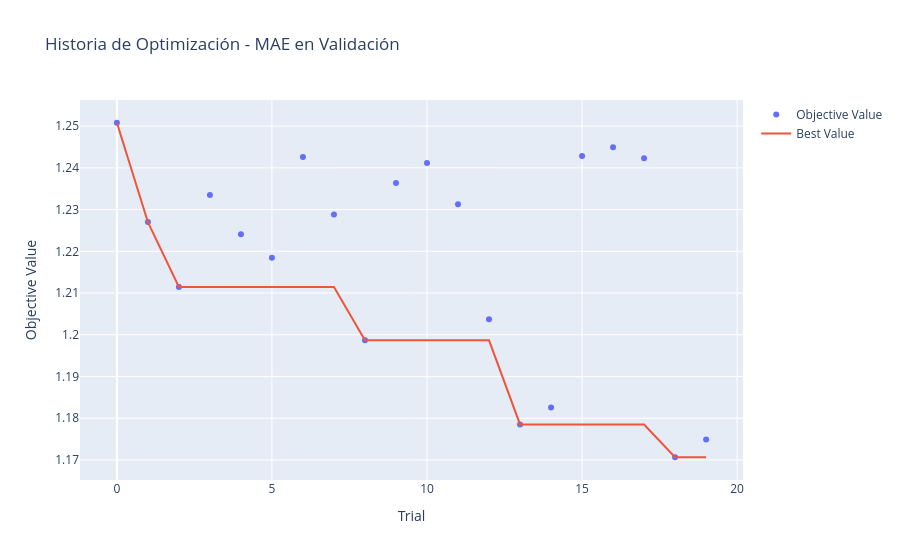
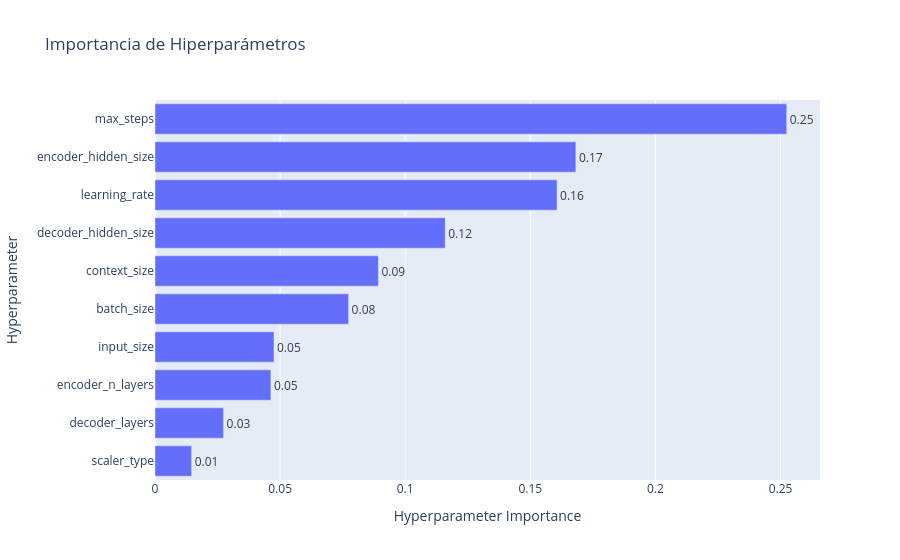
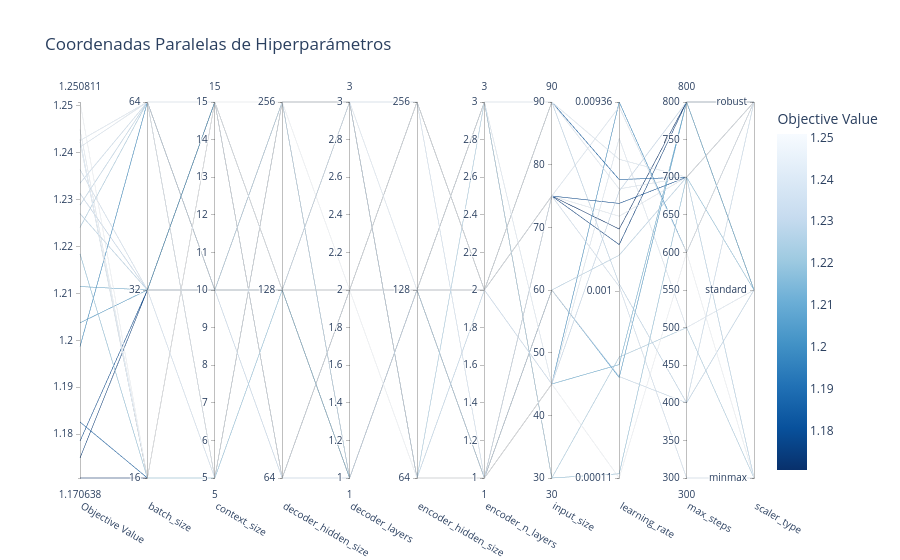

Notebook source saved alongside these figures, in order:
### Markdown cell above
# Visualización de la optimización

### Code cell
# ============================================================================
# VISUALIZACIÓN DE RESULTADOS DE OPTUNA
# ============================================================================

print("\n" + "="*100)
print("📊 VISUALIZACIONES DE LA OPTIMIZACIÓN")
print("="*100)

# 1. Historia de optimización
fig1 = plot_optimization_history(study)
fig1.update_layout(title='Historia de Optimización - MAE en Validación')
fig1.show()

# 2. Importancia de parámetros
fig2 = plot_param_importances(study)
fig2.update_layout(title='Importancia de Hiperparámetros')
fig2.show()

# 3. Coordenadas paralelas
fig3 = plot_parallel_coordinate(study)
fig3.update_layout(title='Coordenadas Paralelas de Hiperparámetros')
fig3.show()

print("\n✅ Visualizaciones generadas")

### Figure 1 — Plotly figure (JSON) as saved in the notebook; plotly's stock layout.template omitted (floating-point values rounded to 4 significant figures)
{"data": [{"mode": "markers", "name": "Objective Value", "type": "scatter", "x": [0, 1, 2, 3, 4, 5, 6, 7, 8, 9, 10, 11, 12, 13, 14, 15, 16, 17, 18, 19], "y": [1.251, 1.227, 1.211, 1.234, 1.224, 1.218, 1.243, 1.229, 1.199, 1.236, 1.241, 1.231, 1.204, 1.179, 1.183, 1.243, 1.245, 1.242, 1.171, 1.175]}, {"mode": "lines", "name": "Best Value", "type": "scatter", "x": [0, 1, 2, 3, 4, 5, 6, 7, 8, 9, 10, 11, 12, 13, 14, 15, 16, 17, 18, 19], "y": [1.251, 1.227, 1.211, 1.211, 1.211, 1.211, 1.211, 1.211, 1.199, 1.199, 1.199, 1.199, 1.199, 1.179, 1.179, 1.179, 1.179, 1.179, 1.171, 1.171]}, {"marker": {"color": "#cccccc"}, "mode": "markers", "name": "Infeasible Trial", "showlegend": false, "type": "scatter", "x": [], "y": []}], "layout": {"title": {"text": "Historia de Optimización - MAE en Validación"}, "xaxis": {"title": {"text": "Trial"}}, "yaxis": {"title": {"text": "Objective Value"}}}}

### Figure 2 — Plotly figure (JSON) as saved in the notebook; plotly's stock layout.template omitted (floating-point values rounded to 4 significant figures)
{"data": [{"cliponaxis": false, "hovertemplate": ["scaler_type (CategoricalDistribution): 0.01464970794943897<extra></extra>", "decoder_layers (IntDistribution): 0.027416134205530206<extra></extra>", "encoder_n_layers (IntDistribution): 0.04632484114426603<extra></extra>", "input_size (IntDistribution): 0.047558768803988946<extra></extra>", "batch_size (CategoricalDistribution): 0.07738171127451249<extra></extra>", "context_size (IntDistribution): 0.08929168392652609<extra></extra>", "decoder_hidden_size (CategoricalDistribution): 0.11599180675471545<extra></extra>", "learning_rate (FloatDistribution): 0.16069001420412568<extra></extra>", "encoder_hidden_size (CategoricalDistribution): 0.16821140492535097<extra></extra>", "max_steps (IntDistribution): 0.2524839268115449<extra></extra>"], "name": "Objective Value", "orientation": "h", "text": ["0.01", "0.03", "0.05", "0.05", "0.08", "0.09", "0.12", "0.16", "0.17", "0.25"], "textposition": "outside", "type": "bar", "x": [0.01465, 0.02742, 0.04632, 0.04756, 0.07738, 0.08929, 0.116, 0.1607, 0.1682, 0.2525], "y": ["scaler_type", "decoder_layers", "encoder_n_layers", "input_size", "batch_size", "context_size", "decoder_hidden_size", "learning_rate", "encoder_hidden_size", "max_steps"]}], "layout": {"title": {"text": "Importancia de Hiperparámetros"}, "xaxis": {"title": {"text": "Hyperparameter Importance"}}, "yaxis": {"title": {"text": "Hyperparameter"}}}}

### Figure 3 — Plotly figure (JSON) as saved in the notebook; plotly's stock layout.template omitted (floating-point values rounded to 4 significant figures)
{"data": [{"dimensions": [{"label": "Objective Value", "range": [1.171, 1.251], "values": [1.171, 1.218, 1.183, 1.243, 1.242, 1.245, 1.251, 1.231, 1.175, 1.204, 1.179, 1.227, 1.211, 1.236, 1.241, 1.234, 1.224, 1.199, 1.229, 1.243]}, {"label": "batch_size", "range": [0, 2], "ticktext": ["16", "32", "64"], "tickvals": [0, 1, 2], "values": [0, 0, 0, 0, 0, 0, 0, 1, 1, 1, 1, 1, 1, 1, 2, 2, 2, 2, 2, 2]}, {"label": "context_size", "range": [5, 15], "values": [15, 5, 15, 15, 15, 15, 15, 10, 15, 15, 15, 10, 10, 5, 15, 10, 10, 10, 5, 5]}, {"label": "decoder_hidden_size", "range": [0, 2], "ticktext": ["64", "128", "256"], "tickvals": [0, 1, 2], "values": [0, 1, 1, 1, 1, 1, 2, 0, 0, 1, 1, 2, 2, 2, 0, 1, 1, 1, 2, 2]}, {"label": "decoder_layers", "range": [1, 3], "values": [2, 1, 2, 2, 2, 2, 2, 1, 2, 1, 2, 1, 1, 3, 2, 3, 3, 1, 3, 3]}, {"label": "encoder_hidden_size", "range": [0, 2], "ticktext": ["64", "128", "256"], "tickvals": [0, 1, 2], "values": [1, 1, 1, 1, 1, 2, 0, 1, 2, 1, 1, 1, 1, 2, 2, 0, 0, 1, 0, 1]}, {"label": "encoder_n_layers", "range": [1, 3], "values": [2, 3, 2, 2, 3, 2, 1, 2, 2, 1, 1, 1, 1, 1, 2, 1, 3, 1, 2, 3]}, {"label": "input_size", "range": [30, 90], "values": [75, 30, 90, 90, 90, 75, 45, 45, 75, 60, 75, 60, 45, 75, 75, 60, 30, 45, 90, 45]}, {"label": "learning_rate", "range": [-3.959, -2.029], "ticktext": ["0.00011", "0.001", "0.00936"], "tickvals": [-3.959, -3, -2.029], "values": [-2.681, -3.937, -2.427, -2.475, -2.323, -2.615, -3.959, -2.486, -2.761, -3.443, -2.549, -2.815, -3.377, -2.976, -2.054, -3.438, -3.338, -2.029, -2.962, -2.215]}, {"label": "max_steps", "range": [300, 800], "values": [800, 700, 700, 700, 700, 700, 600, 800, 800, 800, 700, 700, 800, 300, 600, 400, 500, 600, 400, 500]}, {"label": "scaler_type", "range": [0, 2], "ticktext": ["minmax", "standard", "robust"], "tickvals": [0, 1, 2], "values": [2, 1, 2, 2, 2, 2, 0, 2, 2, 1, 2, 0, 1, 0, 2, 2, 0, 2, 1, 1]}], "labelangle": 30, "labelside": "bottom", "line": {"color": [1.171, 1.218, 1.183, 1.243, 1.242, 1.245, 1.251, 1.231, 1.175, 1.204, 1.179, 1.227, 1.211, 1.236, 1.241, 1.234, 1.224, 1.199, 1.229, 1.243], "colorbar": {"title": {"text": "Objective Value"}}, "colorscale": [[0, "rgb(247,251,255)"], [0.125, "rgb(222,235,247)"], [0.25, "rgb(198,219,239)"], [0.375, "rgb(158,202,225)"], [0.5, "rgb(107,174,214)"], [0.625, "rgb(66,146,198)"], [0.75, "rgb(33,113,181)"], [0.875, "rgb(8,81,156)"], [1, "rgb(8,48,107)"]], "reversescale": true, "showscale": true}, "type": "parcoords"}], "layout": {"title": {"text": "Coordenadas Paralelas de Hiperparámetros"}}}
